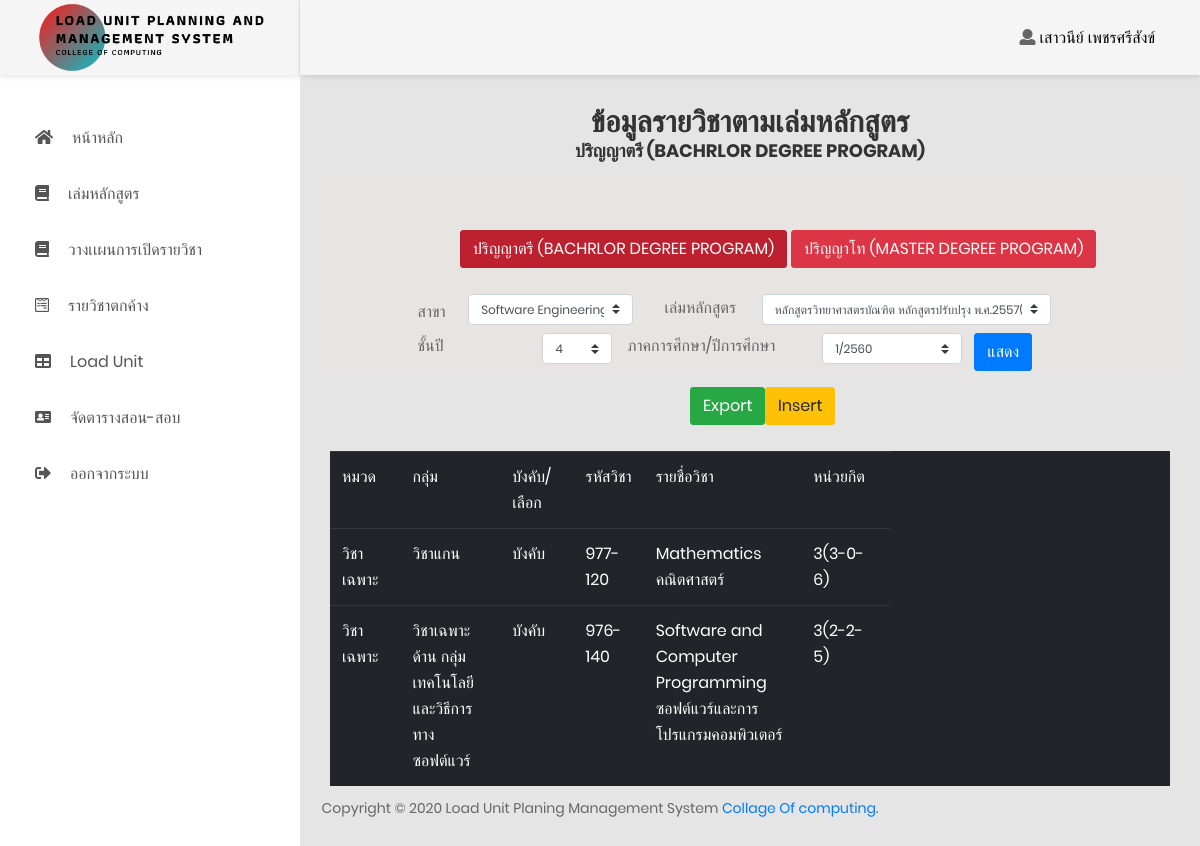
Page /planCourse.php (signed in) on the committed database.
### tables this page shows
CREATE TABLE `plancourse` (
  `planCourse_ID` varchar(5) NOT NULL,
  `planCourse_name` varchar(100) NOT NULL,
  `planCourse_category` varchar(100) NOT NULL,
  `planCourse_group` varchar(250) NOT NULL,
  `planCourse_forceSelect` varchar(100) NOT NULL,
  `planCourse_courseCode` varchar(7) NOT NULL,
  `planCourse_listSubjects` varchar(500) NOT NULL,
  `planCourse_credit` varchar(8) NOT NULL,
  `course_instructor` varchar(50) NOT NULL,
  `executivePosition_ID` varchar(4) NOT NULL
);

### planCourse.php (the view, shortened to what this page needs)
<!DOCTYPE html>
<html lang="en">
<head>
  <link href="css/font-face.css" rel="stylesheet" media="all">
  <link href="vendor/font-awesome-4.7/css/font-awesome.min.css" rel="stylesheet" media="all">
  <link href="vendor/font-awesome-5/css/fontawesome-all.min.css" rel="stylesheet" media="all">
  <link href="vendor/mdi-font/css/material-design-iconic-font.min.css" rel="stylesheet" media="all">
  <link href="vendor/bootstrap-4.1/bootstrap.min.css" rel="stylesheet" media="all">
  <link href="vendor/animsition/animsition.min.css" rel="stylesheet" media="all">
  <link href="vendor/bootstrap-progressbar/bootstrap-progressbar-3.3.4.min.css" rel="stylesheet" media="all">
  <link href="vendor/wow/animate.css" rel="stylesheet" media="all">
  <link href="vendor/css-hamburgers/hamburgers.min.css" rel="stylesheet" media="all">
  <link href="vendor/slick/slick.css" rel="stylesheet" media="all">
  <link href="vendor/select2/select2.min.css" rel="stylesheet" media="all">
  <link href="vendor/perfect-scrollbar/perfect-scrollbar.css" rel="stylesheet" media="all">
  <link href="css/theme.css" rel="stylesheet" media="all">
</head>
<body class="animsition">
  <?php
  require('db.php');
  if (isset($_SESSION['staff_nameSur'])) {
    $username = $_SESSION['staff_nameSur'];
  ?>
    <div class="page-wrapper">
      <aside class="menu-sidebar d-none d-lg-block">
        <div class="logo">
          <a href="#">
            <img src="images/LogoProject-removebg-preview.png" alt="LoadUnitPlanningAndManagementSystem" />
          </a>
        </div>
        <div class="menu-sidebar__content js-scrollbar1">
          <nav class="navbar-sidebar">
            <ul class="list-unstyled navbar__list">
              <li>
                <a href="home.php">
                  <i class="fas fa-home"></i>หน้าหลัก</a>
              </li>
              <li>
                <a href="planCourse.php">
                  <i class="fas fa-book"></i>เล่มหลักสูตร</a>
              </li>
              <li>
                <a href="openCourse.php">
                  <i class="fas fa-book"></i>วางเเผนการเปิดรายวิชา</a>
              </li>
              <li>
                <a href="residualSubjects.php">
                  <i class="fab fa-wpforms"></i>รายวิชาตกค้าง</a>
              </li>
              <li>
                <a href="loadUnit.php">
                  <i class="fas fa-table"></i>Load Unit</a>
              </li>
              <li class="has-sub">
                <a class="js-arrow" href="#">
                  <i class="fas fa-address-card"></i>จัดตารางสอน-สอบ</a>
              </li>
              <li>
                <a href="login.php">
                  <i class="fas fa-sign-out-alt"></i>ออกจากระบบ</a>
              </li>
            </ul>
          </nav>
        </div>
      </aside>
      <div class="page-container">
        <header class="header-desktop">
          <div class="section__content section__content--p30">
            <div class="container-fluid">
              <div class="header-wrap">
                <div class="header-button">
                  <div class="account-wrap">
                    <div class="content">
                      <i class="fas fa-user"></i>
                      <a class="js-acc-btn" href="#" style="color: black;">
                        <?php echo $username; ?>
                      </a>
                    </div>
                  </div>
                </div>
              </div>
            </div>
          </div>
        </header>
        <br> <br><br><br>
        <div class="container rounded col-md-10">
          <div class="form-group fromTE-form">
            <center>
              <h1>ข้อมูลรายวิชาตามเล่มหลักสูตร</h1>
              <h4>ปริญญาตรี (BACHRLOR DEGREE PROGRAM)</h4>
            </center>
          </div>
          <div class="form-group fromTE-form" style="background: #e7e4e2;">
            <br><br>
            <div class=" btn-group-toggle  offset-md-2">
              <label class="btn btn-danger active">
                <a href="planCourse.php" style="color:  #ffffff"> ปริญญาตรี (BACHRLOR DEGREE PROGRAM)
                </a>
              </label>
              <label class="btn btn-danger">
                <a href="planCourseMDP.php" style="color:  #ffffff">
                  ปริญญาโท (MASTER DEGREE PROGRAM)
                </a>
              </label>
            </div>
            <div class="row col-md-10 offset-md-1">
              <br>
              <div class="major">
                <br>
                <label class="col-md-3">สาขา</label>
                <select class="custom-select custom-select-sm mb-2 col-md-8">
                  <option value="3" selected>Software Engineering</option>
                </select>
              </div>
              <div class="cousrse">
                <br>
                <label class="col-md-3">เล่มหลักสูตร</label>
                <select class="custom-select custom-select-sm  col-md-8">
                  <option selected>หลักสูตรวิทยาศาสตรบัณฑิต หลักสูตรปรับปรุง พ.ศ.2557(59-61)</option>
                </select>
              </div>
            </div>
            <div class="row col-md-12 offset-md-1">
              <label class="col-md-2">ชั้นปี</label>
              <select class="custom-select custom-select-sm col-md-1">
                <option value="4" selected>4</option>
              </select>
              <label class="col-md-3">ภาคการศึกษา/ปีการศึกษา</label>
              <select class="custom-select custom-select-sm col-md-2">
                <option selected>1/2560</option>
              </select> &nbsp;&nbsp;&nbsp;
              <button type="button" class="btn btn-primary">แสดง</button>
            </div>
          </div>
          <div class="row">
            <div class="col-md-1 offset-md-5">
              <button type="button" class="btn btn-success">Export</button>
            </div>
            <div class="col-sm-2">
              <button type="button" class="btn btn-warning">Insert</button>
            </div>
          </div>
          <br>
          <div class="container-fluid">
            <table class="table table-dark">
              <colgroup>
                <col span="4" width="60">
                <col width="120">
                <col span="5" width="60">
              </colgroup>
              <?php
              $query = "SELECT * FROM planCourse";
              $result = mysqli_query($connect, $query) or die(mysql_error());
              echo "<tr><center>
                      <td>หมวด</td>
                      <td>กลุ่ม</td>
                      <td>บังคับ/เลือก</td>
                      <td>รหัสวิชา</td>
                      <td>รายชื่อวิชา</td>
                      <td>หน่วยกิต</td>
                      </center>
                      </tr>";
              while ($row = mysqli_fetch_assoc($result)) {
                echo "<tr><td>" . $row['planCourse_category'] . "</td>";
                echo "<td>" . $row['planCourse_group'] . "</td>";
                echo "<td>" . $row['planCourse_forceSelect'] . "</td>";
                echo "<td>" . $row['planCourse_courseCode'] . "</td>";
                echo "<td>" . $row['planCourse_listSubjects'] . "</td>";
                echo "<td>" . $row['planCourse_credit'] . "</td></tr>";
              }
              ?>
            </table>
          </div>
        </div>
      </div>
      <div class="row">
        <div class="col-md-12">
          <div class="copyright">
            <p>Copyright © 2020 Load Unit Planing Management System <a href="https://www.computing.psu.ac.th/th/">Collage
                Of computing</a>.</p>
          </div>
        </div>
      </div>
    </div>
  <?php
  }
  ?>
</body>
</html>

### rows in the picture
plancourse: planCourse_category "วิชาเฉพาะ", planCourse_group "วิชาแกน", planCourse_forceSelect "บังคับ", planCourse_courseCode "977-120", planCourse_listSubjects "Mathematics คณิตศาสตร์", planCourse_credit "3(3-0-6)"
plancourse: planCourse_category "วิชาเฉพาะ", planCourse_group "วิชาเฉพาะด้าน กลุ่มเทคโนโลยีและวิธีการทางซอฟต์แวร์", planCourse_forceSelect "บังคับ", planCourse_courseCode "976-140", planCourse_listSubjects "Software and Computer Programming ซอฟต์แวร์และการโปรแกรมคอมพิวเตอร์", planCourse_credit "3(2-2-5)"

### other values in the picture
$username "เสาวนีย์ เพชรศรีสังข์"
